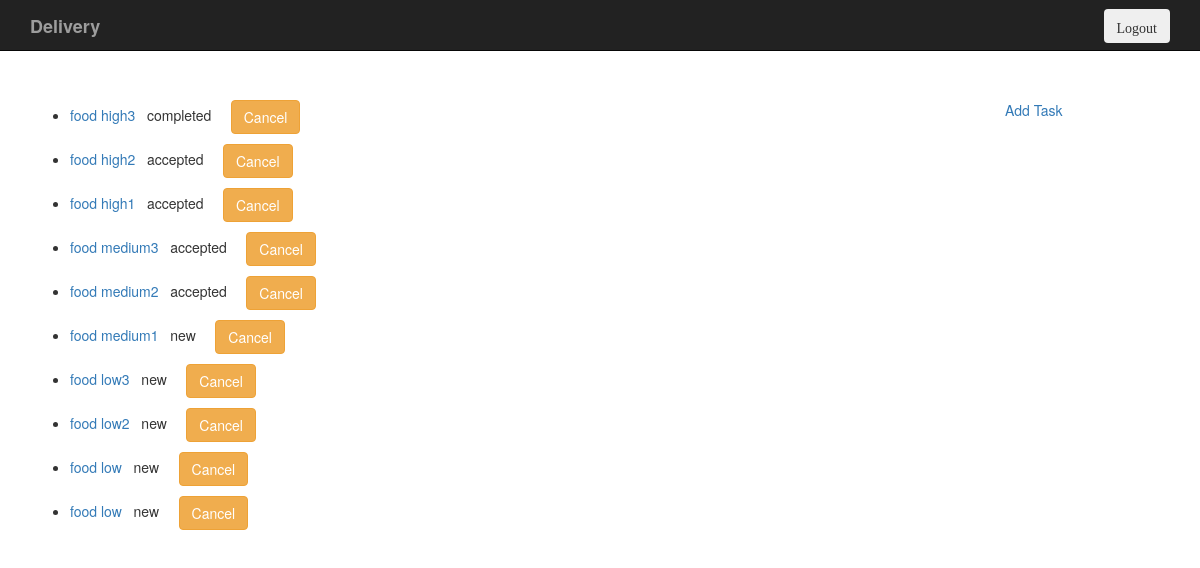
/manager/, run on the app's committed database.
### delivery/models.py (models this page shows, shortened)
class DeliveryTask(models.Model):
    title = models.CharField(max_length=200)
    priority = models.CharField(default="low", max_length=6)
    creation_date = models.DateTimeField(default=datetime.now, blank=True)
    created_by = models.CharField(max_length=200)
    status = models.CharField(default="new", max_length=9)
    is_available = models.BooleanField(default=True)
    is_accepted_by = models.CharField(default=None, max_length=200, null=True)
    is_declined_by =models.CharField(default="-1",max_length=200)
    is_priority =models.IntegerField(default=1)
    transition =models.CharField(default="new", max_length=1000)

### delivery/views.py (the view)
# urls.py: url(r'^manager/', views.AllTasksView.as_view(), name='task_list'),
class AllTasksView(generic.ListView):
    model=DeliveryTask
    template_name = 'delivery/manager.html'

### delivery/templates/delivery/manager.html (shortened to what this page needs)
{% extends 'delivery/visitor.html' %}
{% block body%}
<br/>
<br/>
<br/>
<br/>
<br/>
<div class="container">
    <div class="row">
        <div class="col-sm-10">
    <ul>
        {% for task in object_list reversed %}
            <li>
                <p><a href="{% url 'task_detail' task.id %}">{{ task.title }}</a>
                &nbsp;&nbsp;{{ task.status }}
                &nbsp;&nbsp;&nbsp;&nbsp;<button class="btn btn-warning" id="cancel" onclick="location.href='{% url 'cancel_task' task.id %}'">Cancel</button></p>
            </li>
        {% endfor %}
    </ul>
            </div>
        <div class="col-sm-2">
            <p><a href="{% url 'task_create' %}">Add Task
            </a></p>
        </div>
    </div>
</div>
{% endblock %}

### delivery/templates/delivery/visitor.html (shortened to what this page needs)
<!DOCTYPE html>
<html lang="en">
<head>
    {% load staticfiles %}
    <link rel="stylesheet" href="https://maxcdn.bootstrapcdn.com/bootstrap/3.3.6/css/bootstrap.min.css">
</head>
<body>
<nav class="navbar navbar-inverse navbar-default navbar-fixed-top">
  <div class="container">
    <div class="navbar-header">
      <a class="navbar-brand" href="#home"><b>Delivery</b></a>
</div>
      <div class="pull-right">
<ul class="nav navbar-nav">
            <li><button type="submit" class="btn navbar-btn glyphicon glyphicon-logout" name="logout" id="logout" onclick="relocate_home()">Logout</button></li>
        </ul>
</div>
    </div>
</nav>
{% block body %}
{% endblock %}
</body>
</html>

### data on the page
DeliveryTask: title "food high3", status "completed"
DeliveryTask: title "food high2", status "accepted"
DeliveryTask: title "food high1", status "accepted"
DeliveryTask: title "food medium3", status "accepted"
DeliveryTask: title "food medium2", status "accepted"
DeliveryTask: title "food medium1", status "new"
DeliveryTask: title "food low3", status "new"
DeliveryTask: title "food low2", status "new"
DeliveryTask: title "food low", status "new"
DeliveryTask: title "food low", status "new"
